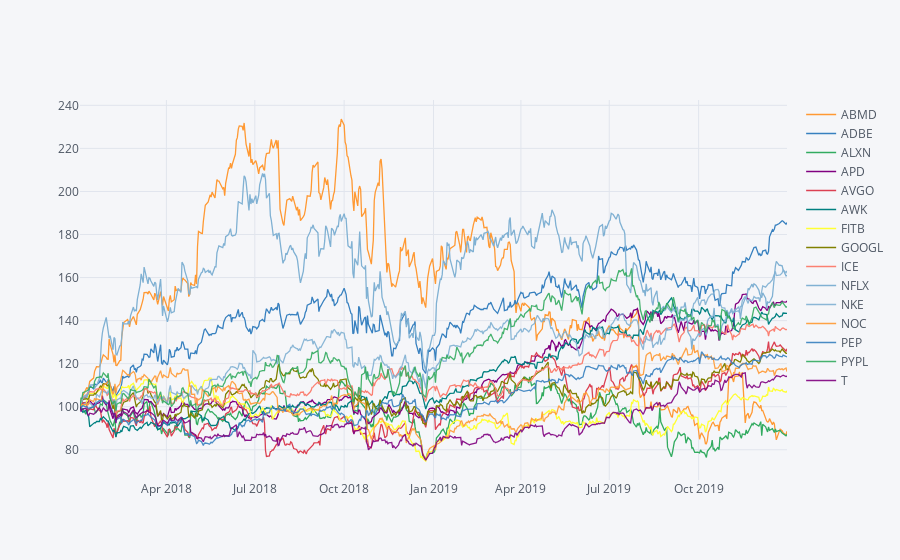

Notebook code cell kept with this figure:
### Code cell
#Visualiser det normaliserte timeseries dataen. 6.12 .normalize()
hist_close_data.normalize().iplot(kind='lines')

### Figure 1 — Plotly figure (JSON) as saved in the notebook; plotly's stock layout.template omitted (floating-point values rounded to 4 significant figures; data arrays with more than 128 entries replaced by an {"elided": "..."} marker saying what was removed)
{"data": [{"line": {"color": "rgba(255, 153, 51, 1.0)", "dash": "solid", "shape": "linear", "width": 1.3}, "mode": "lines", "name": "ABMD", "text": "", "type": "scatter", "x": {"elided": "503 str values"}, "y": {"elided": "503 float values"}}, {"line": {"color": "rgba(55, 128, 191, 1.0)", "dash": "solid", "shape": "linear", "width": 1.3}, "mode": "lines", "name": "ADBE", "text": "", "type": "scatter", "x": {"elided": "503 str values"}, "y": {"elided": "503 float values"}}, {"line": {"color": "rgba(50, 171, 96, 1.0)", "dash": "solid", "shape": "linear", "width": 1.3}, "mode": "lines", "name": "ALXN", "text": "", "type": "scatter", "x": {"elided": "503 str values"}, "y": {"elided": "503 float values"}}, {"line": {"color": "rgba(128, 0, 128, 1.0)", "dash": "solid", "shape": "linear", "width": 1.3}, "mode": "lines", "name": "APD", "text": "", "type": "scatter", "x": {"elided": "503 str values"}, "y": {"elided": "503 float values"}}, {"line": {"color": "rgba(219, 64, 82, 1.0)", "dash": "solid", "shape": "linear", "width": 1.3}, "mode": "lines", "name": "AVGO", "text": "", "type": "scatter", "x": {"elided": "503 str values"}, "y": {"elided": "503 float values"}}, {"line": {"color": "rgba(0, 128, 128, 1.0)", "dash": "solid", "shape": "linear", "width": 1.3}, "mode": "lines", "name": "AWK", "text": "", "type": "scatter", "x": {"elided": "503 str values"}, "y": {"elided": "503 float values"}}, {"line": {"color": "rgba(255, 255, 51, 1.0)", "dash": "solid", "shape": "linear", "width": 1.3}, "mode": "lines", "name": "FITB", "text": "", "type": "scatter", "x": {"elided": "503 str values"}, "y": {"elided": "503 float values"}}, {"line": {"color": "rgba(128, 128, 0, 1.0)", "dash": "solid", "shape": "linear", "width": 1.3}, "mode": "lines", "name": "GOOGL", "text": "", "type": "scatter", "x": {"elided": "503 str values"}, "y": {"elided": "503 float values"}}, {"line": {"color": "rgba(251, 128, 114, 1.0)", "dash": "solid", "shape": "linear", "width": 1.3}, "mode": "lines", "name": "ICE", "text": "", "type": "scatter", "x": {"elided": "503 str values"}, "y": {"elided": "503 float values"}}, {"line": {"color": "rgba(128, 177, 211, 1.0)", "dash": "solid", "shape": "linear", "width": 1.3}, "mode": "lines", "name": "NFLX", "text": "", "type": "scatter", "x": {"elided": "503 str values"}, "y": {"elided": "503 float values"}}, {"line": {"color": "rgba(128, 177, 211, 0.8999999999999999)", "dash": "solid", "shape": "linear", "width": 1.3}, "mode": "lines", "name": "NKE", "text": "", "type": "scatter", "x": {"elided": "503 str values"}, "y": {"elided": "503 float values"}}, {"line": {"color": "rgba(255, 153, 51, 0.8999999999999999)", "dash": "solid", "shape": "linear", "width": 1.3}, "mode": "lines", "name": "NOC", "text": "", "type": "scatter", "x": {"elided": "503 str values"}, "y": {"elided": "503 float values"}}, {"line": {"color": "rgba(55, 128, 191, 0.8999999999999999)", "dash": "solid", "shape": "linear", "width": 1.3}, "mode": "lines", "name": "PEP", "text": "", "type": "scatter", "x": {"elided": "503 str values"}, "y": {"elided": "503 float values"}}, {"line": {"color": "rgba(50, 171, 96, 0.8999999999999999)", "dash": "solid", "shape": "linear", "width": 1.3}, "mode": "lines", "name": "PYPL", "text": "", "type": "scatter", "x": {"elided": "503 str values"}, "y": {"elided": "503 float values"}}, {"line": {"color": "rgba(128, 0, 128, 0.8999999999999999)", "dash": "solid", "shape": "linear", "width": 1.3}, "mode": "lines", "name": "T", "text": "", "type": "scatter", "x": {"elided": "503 str values"}, "y": {"elided": "503 float values"}}], "layout": {"legend": {"bgcolor": "#F5F6F9", "font": {"color": "#4D5663"}}, "paper_bgcolor": "#F5F6F9", "plot_bgcolor": "#F5F6F9", "title": {"font": {"color": "#4D5663"}}, "xaxis": {"gridcolor": "#E1E5ED", "showgrid": true, "tickfont": {"color": "#4D5663"}, "title": {"font": {"color": "#4D5663"}, "text": ""}, "zerolinecolor": "#E1E5ED"}, "yaxis": {"gridcolor": "#E1E5ED", "showgrid": true, "tickfont": {"color": "#4D5663"}, "title": {"font": {"color": "#4D5663"}, "text": ""}, "zerolinecolor": "#E1E5ED"}}}
